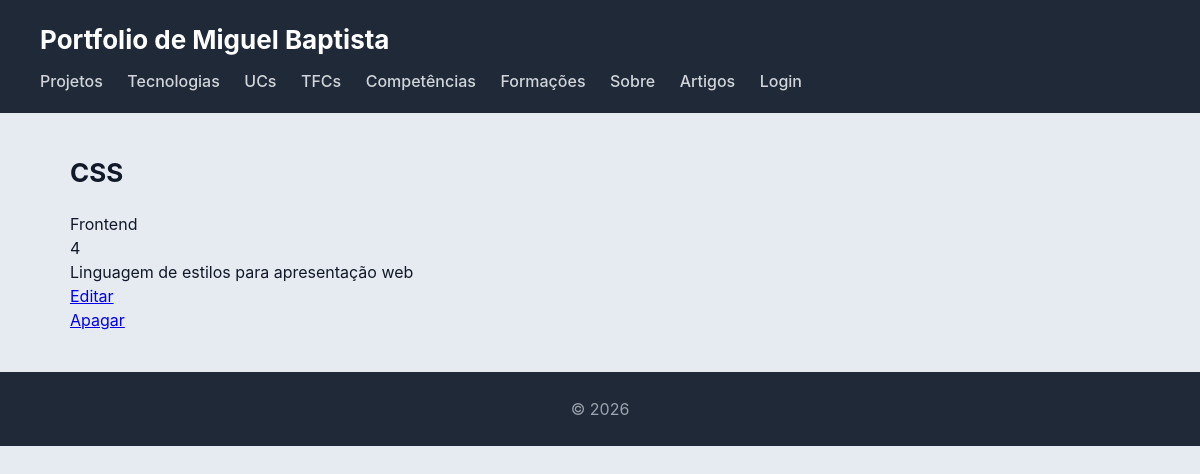
The app's page /portfolio/tecnologia/8/ with its own data.
### portfolio/models.py (models this page shows, shortened)
class Tecnologia(models.Model):
    nome = models.CharField(max_length=100)
    descricao = models.TextField(blank=True)
    logo = models.ImageField(upload_to='tecnologias/', blank=True, null=True)
    url_oficial = models.URLField(blank=True)
    categoria = models.CharField(max_length=100, blank=True)
    nivel_interesse = models.IntegerField(default=3)
    pontos_destaque = models.TextField(blank=True)
    tipo = models.ForeignKey(TipoTecnologia, on_delete=models.SET_NULL, null=True, blank=True)
    class Meta:
        verbose_name = 'Tecnologia'
        verbose_name_plural = 'Tecnologias'
        ordering = ['nome']

### portfolio/views.py (the view)
# urls.py: path('tecnologia/<int:id>/', views.tecnologia_view, name='tecnologia'),
def tecnologia_view(request, id):
    tecnologia = Tecnologia.objects.get(id=id)
    return render(request, 'portfolio/tecnologia.html', {'tecnologia': tecnologia})

### portfolio/templates/portfolio/tecnologia.html
{% extends "portfolio/base.html" %}
{% block content %}
<h2>{{ tecnologia.nome }}</h2>
<p>{{ tecnologia.categoria }}</p>
<p>{{ tecnologia.nivel_interesse }}</p>
<p>{{ tecnologia.pontos_destaque }}</p>
<p><a href="{% url 'edita_tecnologia' tecnologia.id %}">Editar</a></p>
<p><a href="{% url 'apaga_tecnologia' tecnologia.id %}">Apagar</a></p>
{% endblock %}

### portfolio/static/portfolio/styles.css (style rules this page uses)
* { box-sizing: border-box; margin: 0; padding: 0; }
body { font-family: "Inter", "Segoe UI", system-ui, -apple-system, sans-serif; background: #e6ebf2; color: #111827; line-height: 1.5; }
h2 { margin-bottom: 20px; font-size: 26px; }

### records on screen
Tecnologia: nome "CSS", categoria "Frontend", nivel_interesse "4", pontos_destaque "Linguagem de estilos para apresentação web"
